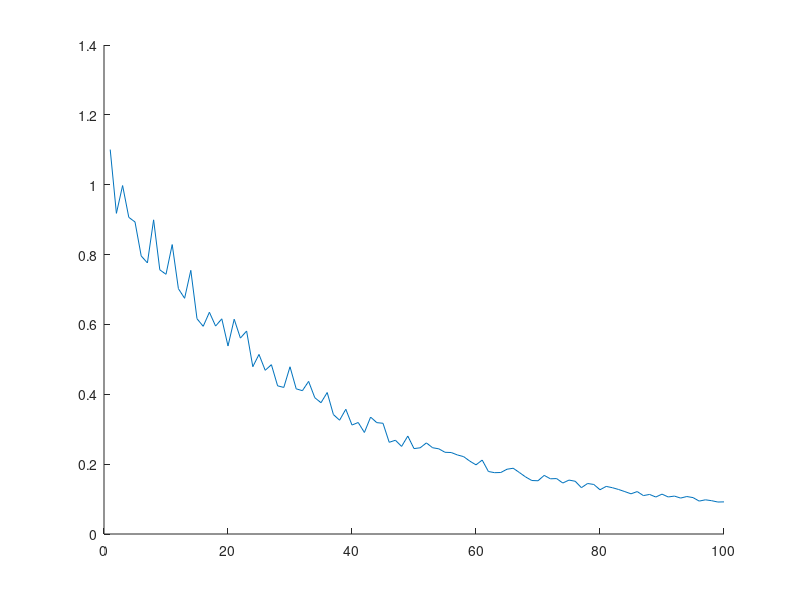
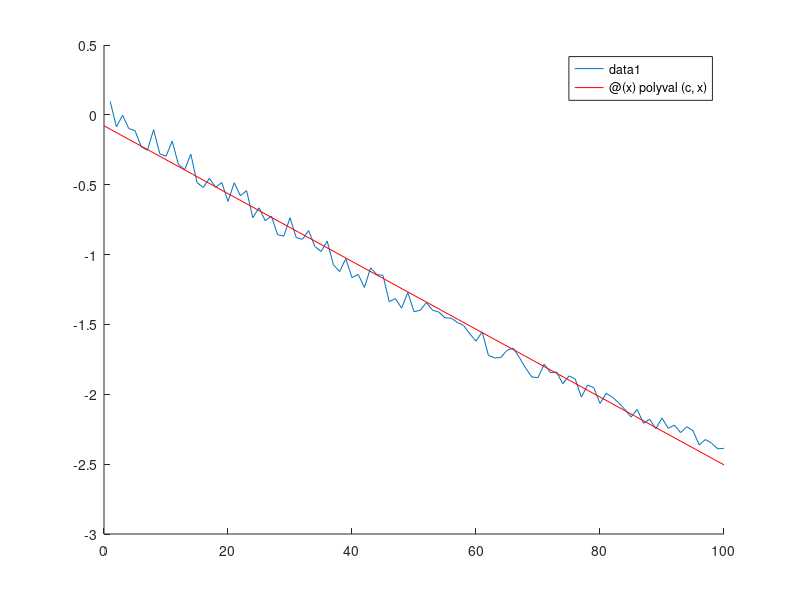
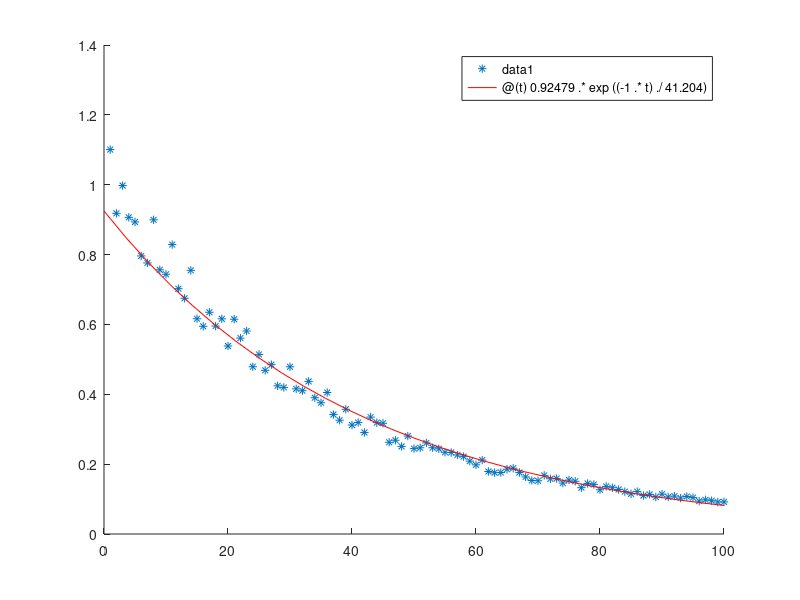

MATLAB code to generate these figures, in order:
clear, clc

m = load('expdata.dat');
t = m(1,:);
S = m(2,:);

lnS = log(S);
c = polyfit(t,lnS,1)
p = @(x) polyval(c,x)

St = @(t) 0.92479.*exp((-1.*t)./41.204)

figure(1), clf(1), hold on
plot(t,S)
hold off

figure(2), clf(2), hold on
plot(t, lnS)
fplot(p,[0,100],'r')

figure(3), clf(3), hold on
plot(t,S,'*')
fplot(St,[0,100], 'r')














